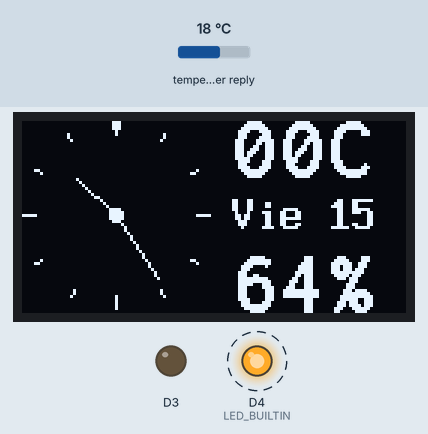
A sketch run on a simulated ESP8266 (Wemos D1 mini). On the bench: 128×64 one-colour display, output pins drawn as LEDs (lit = HIGH, except the on-board LED, lit = LOW). Dashed ring = blinking. The test bench sets the inputs (shaded band); at power-on: temperature in the weather reply 18 °C. WiFi joins after 1.5 s; servers stay silent unless stated; network time is answered at once with the bench clock; the local clock reads 2024-03-15 10:24:30 at power-on unless the sketch sets it; web services answer with replies made up by the test bench; what the sketch prints to the serial monitor is not drawn.

Above: at 2.0 s.
At 21.0 s:
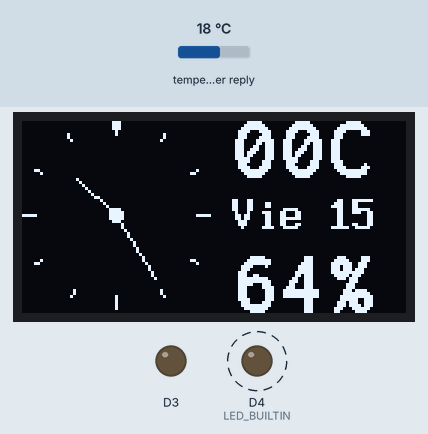
At 29.0 s:
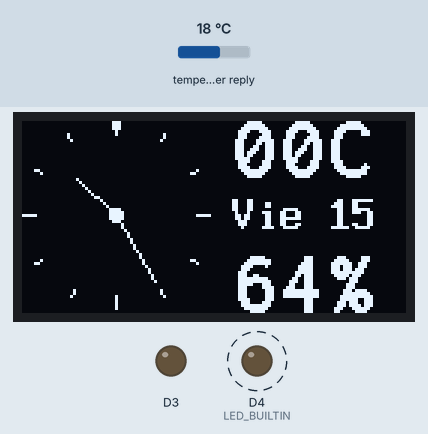
At 39.0 s:
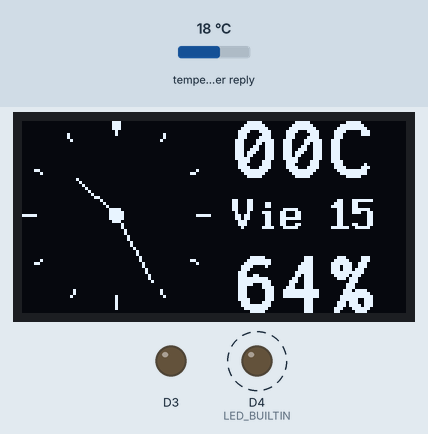
Timing chart, 0 to 40.0 s (numbered marks = the images above):
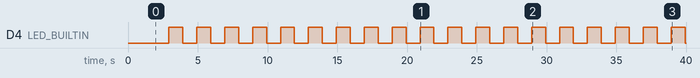

The sketch:

NTPclock.ino
```cpp
/*
  GHF - 03-mar-19

  Shows a NTP-based digital clock on OLED display
  Connects to WiFi network using WiFiManager library
  Gets weather information from openweathermap.org

  Hardware:
  MCU: D1 Mini
  Display: OLED 0.96" 128x64 pixel, I2C, SSD1306 controller

  To do: does not handle Daylight Saving, Time Zone is hard-coded

  Connections:
  OLED D2 (SDA) -> MCU pin D2 (SDA)
  OLED D1 (SCL) -> MCU pin D1 (SCL)
  OLED VCC -> MCU pin 3V (+3.3V)
  OLED GND -> MCU pin G

*/

#include <WiFiManager.h>
#include <NTPClient.h>
#include <WiFiUdp.h>
#include <ESP8266HTTPClient.h>
#include <Ticker.h>
#include <U8g2lib.h>
#include <Time.h>
#include <ArduinoJson.h>

const int offsetFromGMT=-10800; // GMT-3
const int updInterval=600000; // NTP update interval in ms
WiFiUDP ntpUDP;
NTPClient timeClient(ntpUDP, "pool.ntp.org", offsetFromGMT, updInterval);
Ticker clockTimer, weatherTimer, blinkTimer, faceTimer;
U8G2_SSD1306_128X64_NONAME_F_SW_I2C oled(U8G2_R0, SCL, SDA, U8X8_PIN_NONE);
const char* weekDays[7]={"Dom","Lun","Mar","Mie","Jue","Vie","Sab"};
const char* monthNames[12]={"Ene","Feb","Mar","Abr","May","Jun",
                            "Jul","Ago","Sep","Oct","Nov","Dic"};
const String CITY_ID="3433955"; //Ciudad Autonoma de Buenos Aires
const String API_KEY=""; //API key for openweathermap.org
float weather_temp=0; //Ambient temperature
int weather_pressure=0; //Atmospheric pressure
int weather_humidity=0; //Ambient relative humidity
unsigned long weather_dt=0; //Time of last weather update
String weather_desc=""; //Weather conditions description
int weather_id=0; //Weather conditions ID
volatile int faceCounter=0;
volatile bool getWeatherNow=false, showClockNow=true;

// Get weather information from openweathermap.org
void getWeather() {
  DynamicJsonBuffer jsonBuffer;
  HTTPClient http;
  String URL="http://api.openweathermap.org/data/2.5/weather?id=" +
    CITY_ID + "&APPID=" + API_KEY + "&units=metric&lang=es";
  http.begin(URL);
  int httpCode = http.GET();
  if (httpCode > 0) {
    Serial.printf("[HTTP] GET... code: %d\n", httpCode);
    if (httpCode == HTTP_CODE_OK) {
      String payload = http.getString();
      Serial.println(payload);
      JsonObject& json = jsonBuffer.parseObject(payload);
      weather_temp=json["main"]["temp"];
      weather_pressure=json["main"]["pressure"];
      weather_humidity=json["main"]["humidity"];
      weather_dt=json["dt"];
      weather_id=json["weather"][0]["id"];
      weather_desc=json["weather"][0]["description"].as<String>();
    }
  } else {
    Serial.printf("[HTTP] GET... failed, error: %s\n", http.errorToString(httpCode).c_str());
  }
  http.end();
}

// Blink builtin LED once per second except during night hours
void blinkLED() {
  unsigned long tt=timeClient.getEpochTime();
  if (hour(tt)>=7 and hour(tt)<=23) {
    int state=digitalRead(LED_BUILTIN);
    digitalWrite(LED_BUILTIN, !state);
  } else {digitalWrite(LED_BUILTIN, HIGH);}
}

void drawHands(unsigned long tt) {
  unsigned int xc=31, yc=31;
  int hh=hour(tt);
  int mm=minute(tt);
  int ss=second(tt);
  if (hh>=12) {hh=hh-12;}
  // Calculate the angle of each hand
  float hang=(hh*3600+mm*60+ss)/43200.0*TWO_PI;
  float mang=(mm*60+ss)/3600.0*TWO_PI;
  // Calculate coords of the point of the hours hand
  int x1=round(sin(hang) * 18 + xc);
  int y1=round(-cos(hang) * 18 + yc);
  oled.drawLine(xc,yc,x1,y1);
  // Calculate coords of the point of the minutes hand
  x1=round(sin(mang) * 25 + xc);
  y1=round(-cos(mang) * 25 + yc);
  oled.drawLine(xc,yc,x1,y1);
}

void sideInfo(unsigned long tt) {
  char tmp[16];
  // print weather information on the right of the watch
  oled.setFont(u8g2_font_inb19_mf);
  sprintf(tmp,"%02dC", round(weather_temp));
  oled.drawStr(70,19,tmp);
  sprintf(tmp,"%02d%%", weather_humidity);
  oled.drawStr(70,64,tmp);
  // Print day and day of the week on the clock face
  oled.setFont(u8g2_font_8x13B_mf);
  sprintf(tmp,"%3s %02d", weekDays[weekday(tt)-1], day(tt));
  oled.drawStr(70,36,tmp);
}

// Display analog clock face (1)
void analogClock1() {
  unsigned int xc=31, yc=31, x0, y0, x1, y1;
  //Get time from NTP client and parse hours, minutes and seconds
  unsigned long tt=timeClient.getEpochTime();
  int ss=second(tt);
  oled.clearBuffer();
  // Draw clock quadrant
  oled.drawCircle(xc,yc,31);
  for (float ang=TWO_PI/12.0; ang < TWO_PI/12.0*11.0; ang=ang+(TWO_PI/12.0)) {
    x0=round(sin(ang) * 29 + xc);
    y0=round(-cos(ang) * 29 + yc);
    x1=round(sin(ang) * 31 + xc);
    y1=round(-cos(ang) * 31 + yc);
    oled.drawLine(x0, y0, x1, y1);
  }
  oled.drawDisc(xc,5,2);
  oled.drawDisc(xc,yc,2);
  // Calculate coords of the point of the seconds hand
  oled.drawCircle(xc,yc+15,8);
  float sang=ss*TWO_PI/60.0;
  x1=round(sin(sang) * 6 + xc);
  y1=round(-cos(sang) * 6 + yc+15);
  oled.drawLine(xc,yc+15,x1,y1);
  drawHands(tt);
  sideInfo(tt);
  oled.sendBuffer();
}

// Display analog clock face (2)
void analogClock2() {
  unsigned int xc=31, yc=31, x0, y0, x1, y1;
  //Get time from NTP client and parse hours, minutes and seconds
  unsigned long tt=timeClient.getEpochTime();
  int hh=hour(tt);
  int mm=minute(tt);
  int ss=second(tt);
  if (hh>=12) {hh=hh-12;}
  oled.clearBuffer();
  // Draw clock quadrant
  for (float ang=0.0; ang < TWO_PI; ang=ang+(TWO_PI/12.0)) {
    x0=round(sin(ang) * 29 + xc);
    y0=round(-cos(ang) * 29 + yc);
    x1=round(sin(ang) * 31 + xc);
    y1=round(-cos(ang) * 31 + yc);
    oled.drawLine(x0, y0, x1, y1);
  }
  for (float ang=0.0; ang < TWO_PI; ang=ang+(TWO_PI/4.0)) {
    x0=round(sin(ang) * 27 + xc);
    y0=round(-cos(ang) * 27 + yc);
    x1=round(sin(ang) * 31 + xc);
    y1=round(-cos(ang) * 31 + yc);
    oled.drawLine(x0, y0, x1, y1);
  }
  oled.drawLine(xc,4,xc-1,0);
  oled.drawLine(xc,4,xc+1,0);
  oled.drawDisc(xc,yc,2);
  drawHands(tt);
  sideInfo(tt);
  oled.sendBuffer();
}

// Display digital clock face
void digitalClock1() {
  char tmp[16];
  unsigned long tt=timeClient.getEpochTime();
  oled.clearBuffer();
  oled.setFont(u8g2_font_logisoso28_tf);
  sprintf(tmp,"%02d:%02d",hour(tt),minute(tt));
  oled.drawStr(12,45,tmp);
  oled.setFont(u8g2_font_logisoso16_tf);
  sprintf(tmp,"%02d",second(tt));
  oled.drawStr(100,40,tmp);
  sprintf(tmp,"%3s/%02d   %02dC %02d%%", weekDays[weekday(tt)-1],
       day(tt), round(weather_temp), weather_humidity);
  oled.setFont(u8g2_font_8x13B_mf);
  oled.drawStr(0,10,tmp);
  sprintf(tmp,"%s", weather_desc.c_str());
  oled.drawStr( (128-oled.getStrWidth(tmp))/2, 62, tmp );
  oled.sendBuffer();
}

void faceSwitcher() {
  switch (faceCounter) {
    case 0:
      analogClock2();
      break;
    case 1:
      analogClock1();
      break;
    case 2:
      digitalClock1();
      break;
    default:
      faceCounter=0;
      break;
  }

}
void setup() {
  pinMode(LED_BUILTIN, OUTPUT);
  pinMode(D3,OUTPUT);
  Serial.begin(115200);
  timeClient.begin();
  oled.begin();
  oled.setFont(u8g2_font_logisoso16_tf);
  oled.clearBuffer();
  oled.drawStr(10,28,"Connecting");
  oled.drawStr(10,48,"to WiFi...");
  oled.sendBuffer();
  WiFiManager wifiManager;
  wifiManager.autoConnect();
  oled.clearBuffer();
  oled.drawStr(10,28,"Connected!");
  oled.drawStr(10,48,"Starting NTP");
  oled.sendBuffer();
  oled.clearBuffer();
  oled.drawStr(10,28,"NTP started!");
  oled.drawStr(1,48,"updating time");
  oled.sendBuffer();
  while (!timeClient.forceUpdate()) { delay(1000); }
  oled.clearBuffer();
  oled.drawStr(10,28,"NTP syncd!");
  oled.drawStr(1,48,"Get weather");
  oled.sendBuffer();
  getWeather();
  oled.clearBuffer();
  oled.drawStr(30,40,"Ready!");
  oled.sendBuffer();
  // Declare time-based functions
  blinkTimer.attach(1,blinkLED);
  clockTimer.attach(1, [](){ showClockNow=true; });
  weatherTimer.attach(3600, [](){ getWeatherNow=true; });
  faceTimer.attach(60, [](){ faceCounter++; });
}

void loop() {
  if (!timeClient.update()) { Serial.println("NTP update failed!"); }
  if (getWeatherNow) { getWeather(); getWeatherNow=false; }
  if (showClockNow) { faceSwitcher(); showClockNow=false; }
}
```

Measured:
- by itself, D4 (LED_BUILTIN): alternates HIGH for 1.0 s and LOW for 1.0 s
- what the display in image 0 shows lasts 3.0 s, from 2.0 s to 5.0 s
- what the display in image 2 shows lasts 7.0 s, from 25.0 s to 32.0 s
